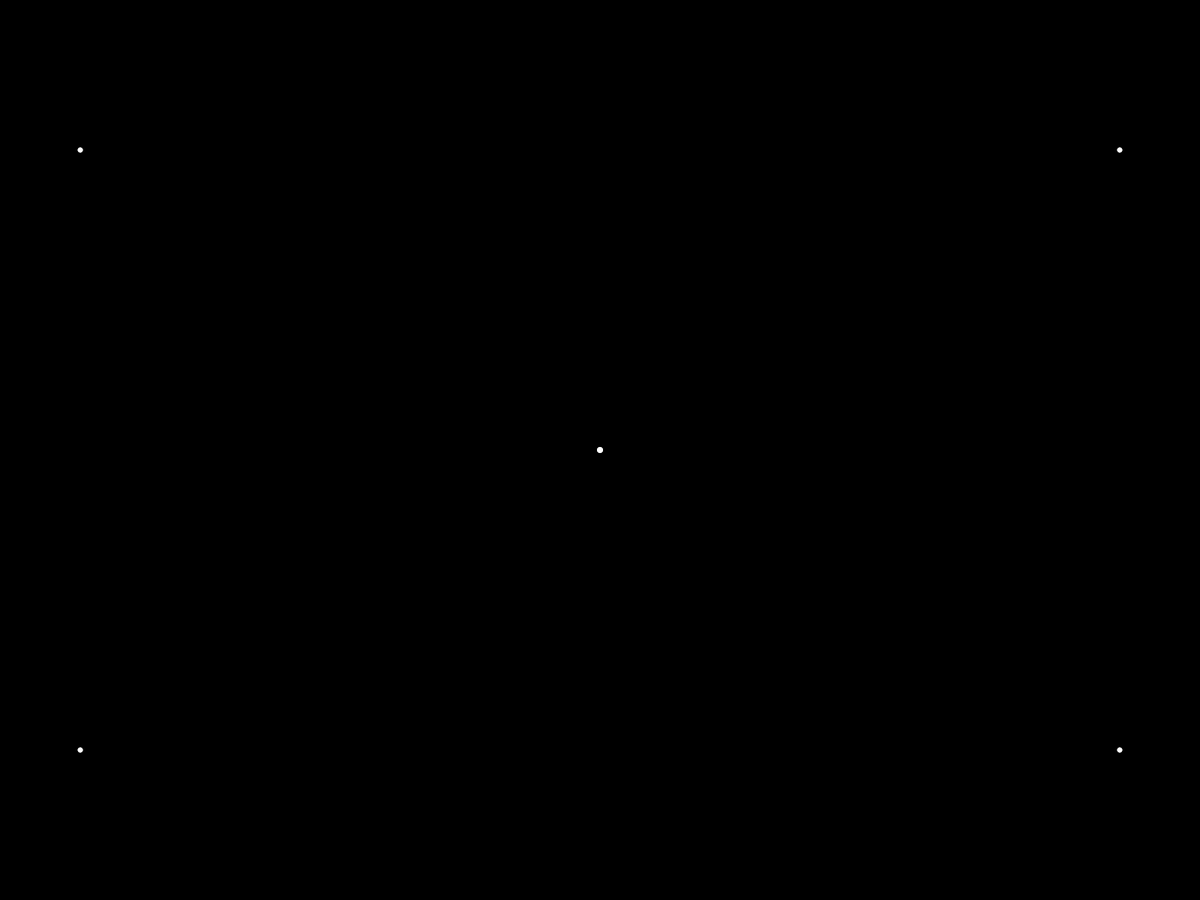
Frame 1 (no input)
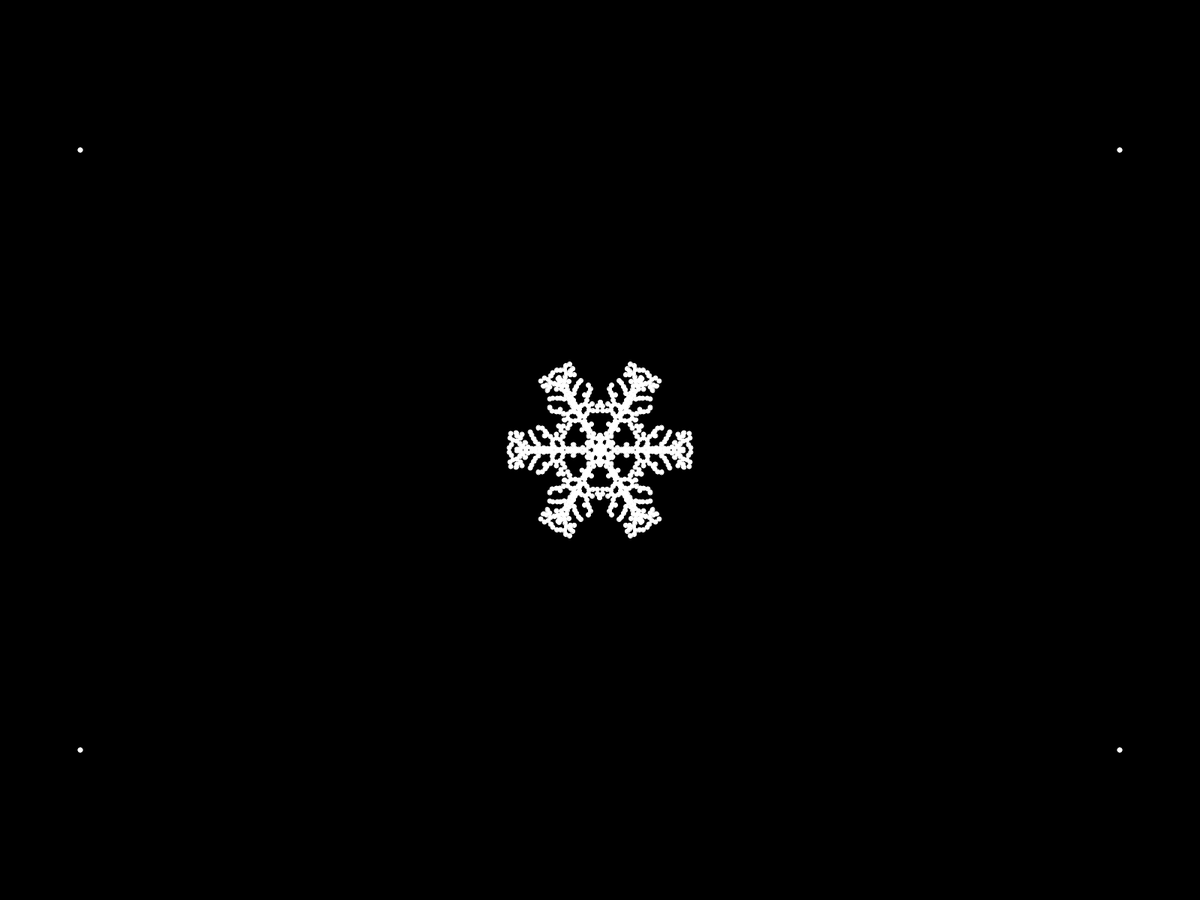
Frame 60 (the mouse pressed at the canvas centre just before this capture)
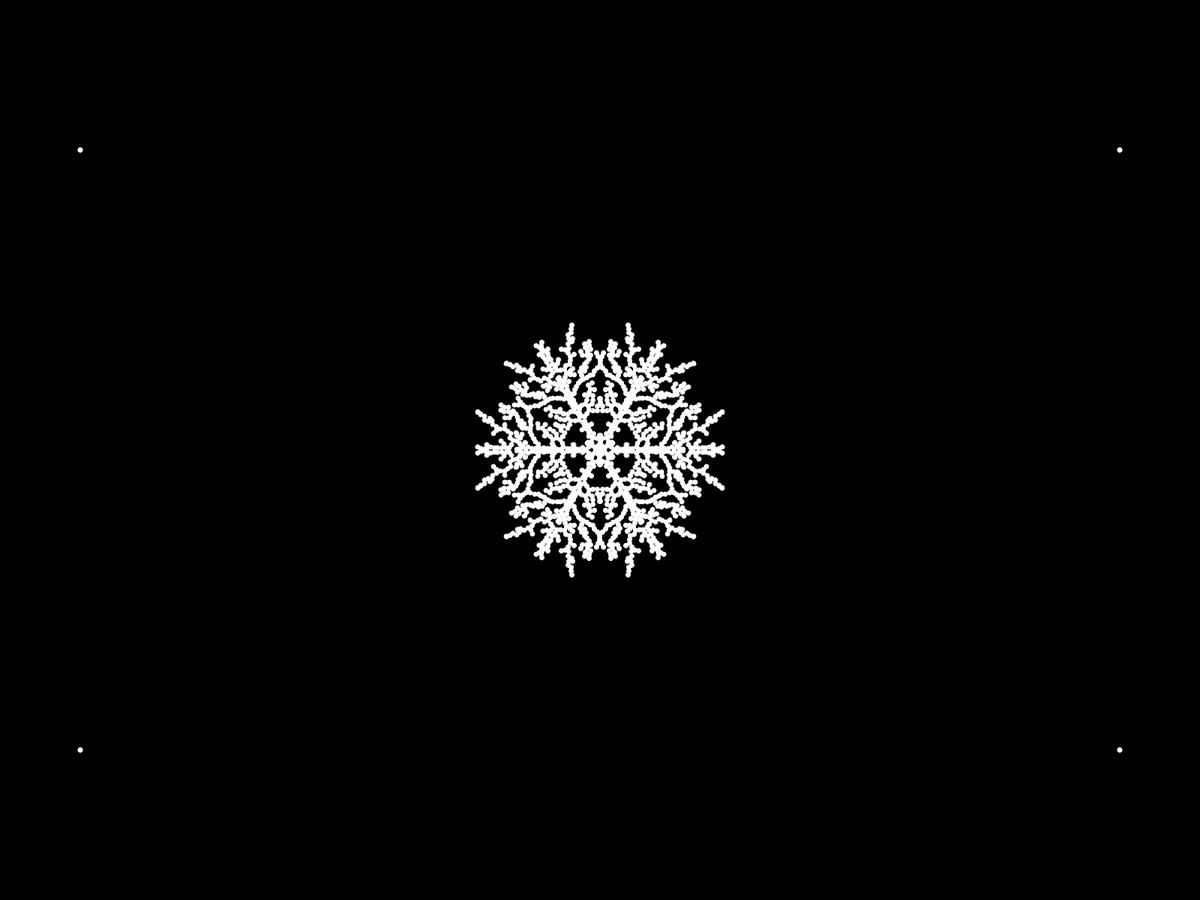
Frame 120 (the mouse held since frame 60 and released just before this capture)

The Processing sketch that drew these frames (run headless with seeded random() and noise(); from frame 60 on, the mouse is pressed at the canvas centre):

// Processing sketch: sketch_220828b
// ── sketch_220828b.pde
Particle current;
ArrayList<Particle> snowflake;


void setup(){
//size (600,600);
fullScreen();
current = new Particle(height/2, random(10));
snowflake = new ArrayList<Particle>();
}

void draw(){
  translate(width/2, height/2);
  rotate(PI/6);
  background(0);
  current.update();
  //current.show();
  
  
  while (!current.finished() && !current.intersects(snowflake)){
    current.update();
  }
  snowflake.add(current);
  current = new Particle(width/2, 0);
  
  
  for (int i= 0; i<6; i++){
  rotate (PI/3);
  current.show();
  
  for(Particle p : snowflake){
  p.show();
  }
  
  pushMatrix();
  scale(1,-1);
  
  current.show();
  for (Particle p : snowflake){
    p.show();
  }
  
  popMatrix();
  } 
}

// ── Particle.pde
class Particle{
  //float x,y;
  PVector pos;
  float r;
  
  Particle(float x, float y){
    //x = x_;
    //y = y_;
    pos = new PVector(x,y);
    r = 3;
  
  
  }
  void update(){
    pos.x -= 1;
    pos.y += random(-3,3);
    float angle = pos.heading();
    angle = constrain(angle, 0, PI/6);
    float magnitude = pos.mag();
    pos = PVector.fromAngle(angle);
    pos.setMag(magnitude);
  }
  
   void show(){
     fill (255);
     stroke (255);
     ellipse(pos.x, pos.y, r * 2, r * 2);
   }
   
  boolean intersects (ArrayList<Particle> snowflake){
    boolean result = false;
    for (Particle s : snowflake){
      float d = dist(s.pos.x, s.pos.y, pos.x, pos.y);
      if (d < r*2) {
        result = true;
        break;
      }
    }  
    return result;
  }
  
  
  boolean finished(){
    return (pos.x<1);
  }
  

}
